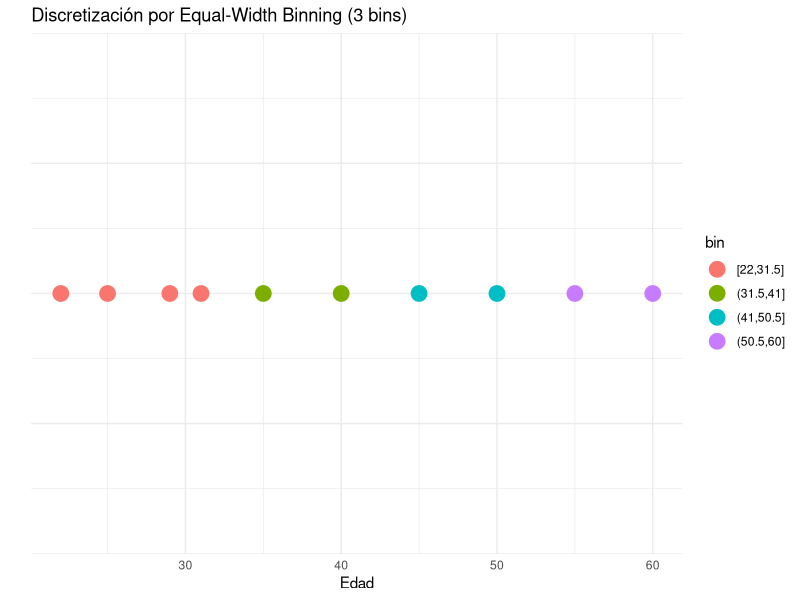

Write R code to recreate this figure.
# Vector de edades
edades <- c(22, 25, 29, 31, 35, 40, 45, 50, 55, 60)

# Número de bins (intervalos) deseados
num_bins <- 4

# Crear factores con intervalos de igual ancho (equal-width binning)
edades_bins <- cut(edades,
                   breaks = num_bins,
                   include.lowest = TRUE,
                   right = TRUE)

# Data frame con edades y sus bins asignados
df <- data.frame(edades = edades, bin = edades_bins)

# Imprimir resultados
print(df)

# Graficar con ggplot2
if(!require(ggplot2)) install.packages("ggplot2")
library(ggplot2)

ggplot(df, aes(x=edades, y=0, color=bin)) +
  geom_point(size=5) +
  labs(title = "Discretización por Equal-Width Binning (3 bins)",
       x = "Edad",
       y = "") +
  theme_minimal() +
  theme(axis.text.y=element_blank(),
        axis.ticks.y=element_blank())

